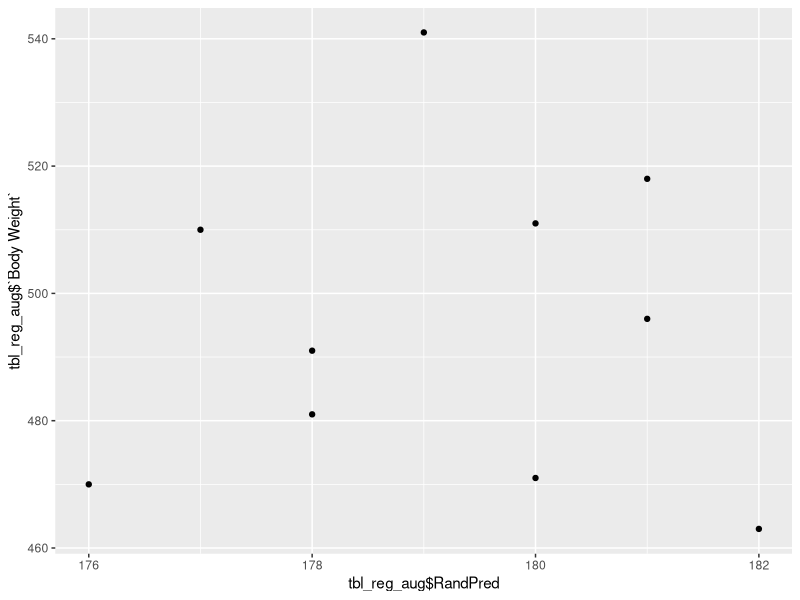
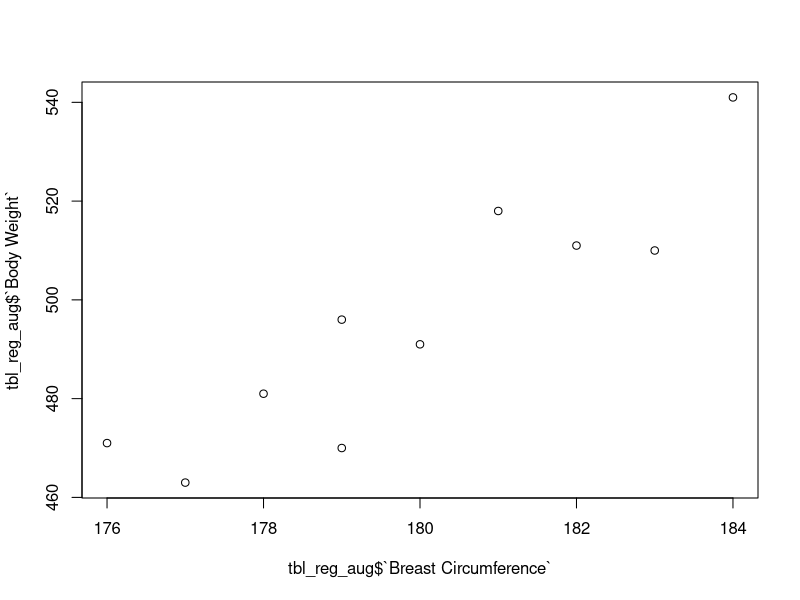

The R script that drew these images, in order:
## ---- chunk 1
suppressPackageStartupMessages( require(dplyr) )
tbl_reg <- tibble::tibble(`Breast Circumference` = c(176, 177, 178, 179, 179, 180, 181, 182,183, 184),
                          `Body Weight` = c(471, 463, 481, 470, 496, 491, 518, 511, 510, 541))
n_nr_ani <- nrow(tbl_reg)
tbl_reg <- bind_cols(tibble::tibble(Animal = 1:n_nr_ani),
                     tbl_reg)
knitr::kable(tbl_reg)
## ---- chunk 2
vec_randpred <- runif(n_nr_ani, 
                      min = min(tbl_reg$`Breast Circumference`), 
                      max = max(tbl_reg$`Breast Circumference`))
tbl_reg_aug <- bind_cols(tbl_reg, tibble(RandPred = round(vec_randpred, digits = 0)))
tbl_reg_aug
## ---- chunk 3
# plot(tbl_reg_aug$RandPred, tbl_reg_aug$`Body Weight`)
require(ggplot2)
qplot(tbl_reg_aug$RandPred, tbl_reg_aug$`Body Weight`)
## ---- chunk 4
plot(tbl_reg_aug$`Breast Circumference`, tbl_reg_aug$`Body Weight`)
## ---- chunk 5
library(caret)
data <- tibble::tibble(x = rnorm(1000, 3, 2), y = 2*x + rnorm(1000))
train(y ~ x, method = "lm", data = data, trControl = trainControl(method = "LOOCV"))
## ---- chunk 6
train(`Body Weight` ~ `Breast Circumference` + RandPred, method = "lm", data = tbl_reg_aug, trControl = trainControl(method = "LOOCV"))
## ---- chunk 7
train(`Body Weight` ~ `Breast Circumference`, method = "lm", data = tbl_reg_aug, trControl = trainControl(method = "LOOCV"))
